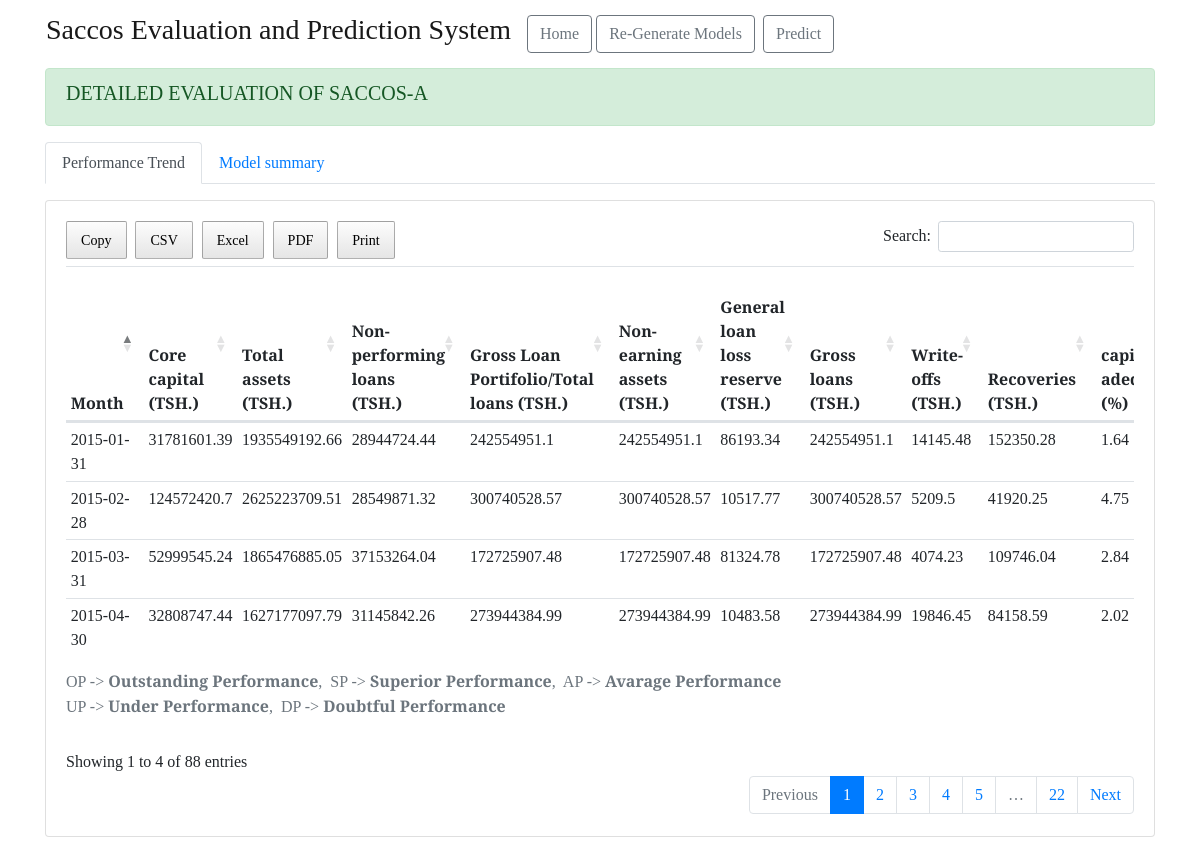
Screenshot of /saccos/1 with the database file from the repository.
### saccoss_prediction/models.py (models this page shows)
class Saccos(db.Model):
    id = db.Column(db.Integer, primary_key=True)
    name = db.Column(db.String(1000))
    date_created = db.Column(
        db.DateTime, nullable=False, default=datetime.utcnow)
    prediction_models = db.relationship(
        'PredictionModels', cascade="all,delete", backref='author', lazy=True)
    evaluations = db.relationship(
        'Evaluations', cascade="all,delete", backref='author', lazy=True)
    actual_and_predicted = db.relationship(
        'ActualAndPredicted', cascade="all,delete", backref='author', lazy=True)
    feature_importances = db.relationship(
        'FeatureImportances', cascade="all,delete", backref='author', lazy=True)

class Evaluations(db.Model):
    ev_id = db.Column(db.Integer, primary_key=True)
    month = db.Column(db.Date)
    cc = db.Column(db.Float)
    ta = db.Column(db.Float)
    npl = db.Column(db.Float)
    glp_tl = db.Column(db.Float)
    nea = db.Column(db.Float)
    gllr = db.Column(db.Float)
    gl = db.Column(db.Float)
    wo = db.Column(db.Float)
    rcv = db.Column(db.Float)
    capital_adequacy = db.Column(db.Float)
    asset_quality_01 = db.Column(db.Float)
    asset_quality_02 = db.Column(db.Float)
    asset_quality_03 = db.Column(db.Float)
    asset_quality_04 = db.Column(db.Float)
    capital_adequacy_Rating_Status = db.Column(db.String(1000))
    asset_quality_01_Rating_Status = db.Column(db.String(1000))
    asset_quality_02_Rating_Status = db.Column(db.String(1000))
    asset_quality_03_Rating_Status = db.Column(db.String(1000))
    asset_quality_04_Rating_Status = db.Column(db.String(1000))
    saccoss_id = db.Column(
        db.Integer, db.ForeignKey('saccos.id'), nullable=False)

### saccoss_prediction/main.py (the view)
@main.route("/saccos/<int:saccos_id>", methods=['GET'])
def view_saccos(saccos_id):
    try:
        saccos = Saccos.query.filter_by(id=saccos_id).first_or_404()
    except:
        flash('No such saccos!', 'info')
        return redirect(url_for('main.index'))
    filename = saccos.name.lower()
    filename = filename.replace(" ", "_")
    filename = filename+'.csv'
    try:
        clean_sample = pd.read_csv(
            UPLOAD_FOLDER+"/" + saccos.name.lower()+'/clean_'+filename, sep='\t')
        capital = pd.read_csv(MODELS_PICS_FOLDER+"/" +
                              saccos.name.lower()+"/capital-adequacy.csv", sep='\t')
        asset_1 = pd.read_csv(MODELS_PICS_FOLDER+"/" +
                              saccos.name.lower()+"/asset-quality-01.csv", sep='\t')
        asset_2 = pd.read_csv(MODELS_PICS_FOLDER+"/" +
                              saccos.name.lower()+"/asset-quality-02.csv", sep='\t')
        asset_3 = pd.read_csv(MODELS_PICS_FOLDER+"/" +
                              saccos.name.lower()+"/asset-quality-03.csv", sep='\t')
        asset_4 = pd.read_csv(MODELS_PICS_FOLDER+"/" +
                              saccos.name.lower()+"/asset-quality-04.csv", sep='\t')
    except FileNotFoundError:
        flash(Markup('You are not yet done, please visit <a href="' + url_for('generate_model.generate') +
                     '" class="alert-link"> here </a> to generate model for this saccoss'), 'info')
        return redirect(url_for('main.index'))
    except pd.errors.EmptyDataError:
        flash(message='Oops!, some important files has no data', category='danger')
        return redirect(url_for('main.index'))
    except pd.errors.ParserError:
        flash(message='Oops!, parser error', category='danger')
        return redirect(url_for('main.index'))
    except Exception as e:
        flash(message=e, category='danger')
        return redirect(url_for('main.index'))
    title = 'SEPS - ' + saccos.name
    return render_template(
        'view_saccos.html',
        title=title, saccos=saccos,
        outcomes=OUTCOME_NAMES, data=clean_sample, capital=capital,
        asset_1=asset_1, asset_2=asset_2, asset_3=asset_3, asset_4=asset_4
    )

### saccoss_prediction/templates/view_saccos.html (shortened to what this page needs)
{% extends "base.html" %} {% block head %} {{ super() }}
<link
  rel="stylesheet"
  href="{{ url_for('static', filename= 'extended_beauty.css') }}"
/>
{% endblock %} {% block content %}
<div class="page">
  <div class="container">
    <div class="alert alert-success" role="alert">
      <h5>{{ 'DETAILED EVALUATION OF %s' % saccos.name }}</h5>
    </div>
    <ul class="nav nav-tabs mb-3" id="ex1" role="tablist">
      <li class="nav-item" role="presentation">
        <a
          class="nav-link active"
          id="ex1-tab-1"
          data-toggle="tab"
          data-mdb-toggle="tab"
          href="#ex1-tabs-1"
          role="tab"
          aria-controls="ex1-tabs-1"
          aria-selected="true"
          >Performance Trend</a
        >
      </li>
      <li class="nav-item" role="presentation">
        <a
          class="nav-link"
          id="ex1-tab-2"
          data-toggle="tab"
          data-mdb-toggle="tab"
          href="#ex1-tabs-2"
          role="tab"
          aria-controls="ex1-tabs-2"
          aria-selected="false"
          >Model summary</a
        >
      </li>
    </ul>
    <div class="tab-content" id="ex1-content">
      <div
        class="tab-pane fade show active"
        id="ex1-tabs-1"
        role="tabpanel"
        aria-labelledby="ex1-tab-1"
      >
        <div class="card mb-2">
          <div class="card-body">
            <div class="table-responsive">
              <table class="table table-sm" id="dataTable">
                <caption>
                  OP ->
                  <strong>Outstanding Performance</strong
                  >,&nbsp; SP ->
                  <strong>Superior Performance</strong
                  >,&nbsp; AP ->
                  <strong>Avarage Performance</strong
                  ><br />
                  UP ->
                  <strong>Under Performance</strong
                  >,&nbsp; DP ->
                  <strong>Doubtful Performance</strong
                  ><br />
                </caption>
                <thead>
                  <tr>
                    <th scope="col">Month</th>
                    <th scope="col">Core capital (TSH.)</th>
                    <th scope="col">Total assets (TSH.)</th>
                    <th scope="col">Non-performing loans (TSH.)</th>
                    <th scope="col">
                      Gross Loan Portifolio/Total loans (TSH.)
                    </th>
                    <th scope="col">Non-earning assets (TSH.)</th>
                    <th scope="col">General loan loss reserve (TSH.)</th>
                    <th scope="col">Gross loans (TSH.)</th>
                    <th scope="col">Write-offs (TSH.)</th>
                    <th scope="col">Recoveries (TSH.)</th>
                    <th scope="col">capital-adequacy (%)</th>
                  </tr>
                </thead>
                <tbody>
                  {% for e in saccos.evaluations %}
                  <tr>
                    <td>{{ e.month.strftime("%Y-%m-%d") }}</td>
                    <td>{{ e.cc }}</td>
                    <td>{{ e.ta }}</td>
                    <td>{{ e.npl }}</td>
                    <td>{{ e.glp_tl }}</td>
                    <td>{{ e.nea }}</td>
                    <td>{{ e.gllr }}</td>
                    <td>{{ e.gl }}</td>
                    <td>{{ e.wo }}</td>
                    <td>{{ e.rcv }}</td>
                    <td>{{ e.capital_adequacy }}</td>
                  </tr>
                  {% endfor %}
                </tbody>
              </table>
            </div>
          </div>
        </div>
      </div>
    </div>
  </div>
</div>
{% endblock %}

### saccoss_prediction/templates/base.html (shortened to what this page needs)
<!DOCTYPE html>
<html lang="en">
  <head>
    {% block head %}
    <link
      rel="stylesheet"
      href="{{ url_for('static', filename= 'beauty.css') }}"
    />
    <link
      rel="stylesheet"
      href="https://maxcdn.bootstrapcdn.com/bootstrap/4.0.0/css/bootstrap.min.css"
    />
    <link
      rel="stylesheet"
      href="{{ url_for('static', filename= 'dataTables.bootstrap4.css') }}"
    />
    <link
      rel="stylesheet"
      href="{{ url_for('static', filename= 'buttons.dataTables.min.css') }}"
    />
    {% endblock %}
  </head>
  <body>
    <nav class="navbar navbar-expand-lg navbar-light container">
      <a class="navbar-brand" href="{{ url_for('main.index') }}">
        <h3>Saccos Evaluation and Prediction System</h3>
      </a>
      <div class="collapse navbar-collapse" id="navbarSupportedContent">
        <ul class="navbar-nav mr-auto">
          <li class="nav-item active">
            <a
              href="{{ url_for('main.index') }}"
              class="btn btn-outline-secondary"
              role="button"
              aria-pressed="true"
              >Home</a
            >
          </li>
          <li class="nav-item">
            <a
              href="{{ url_for('generate_model.generate') }}"
              class="btn btn-outline-secondary mx-sm-1"
              role="button"
              >Re-Generate Models</a
            >
          </li>
          <li class="nav-item">
            <a
              href="{{ url_for('main.do_predict') }}"
              class="btn btn-outline-secondary mx-sm-1"
              role="button"
              >Predict</a
            >
          </li>
        </ul>
      </div>
    </nav>
    {% block content %} {% endblock %}
  </body>
</html>

### saccoss_prediction/static/beauty.css (style rules this page uses)
* { font-family: "Arvo", serif; }

### rows the page displays
Saccos: name "DETAILED EVALUATION OF SACCOS-A"
Evaluations: month "2015-01-31", cc "31781601.39", ta "1935549192.66", npl "28944724.44", glp_tl "242554951.1", nea "242554951.1", gllr "86193.34", gl "242554951.1", wo "14145.48", rcv "152350.28", capital_adequacy "1.64"
Evaluations: month "2015-02-28", cc "124572420.7", ta "2625223709.51", npl "28549871.32", glp_tl "300740528.57", nea "300740528.57", gllr "10517.77", gl "300740528.57", wo "5209.5", rcv "41920.25", capital_adequacy "4.75"
Evaluations: month "2015-03-31", cc "52999545.24", ta "1865476885.05", npl "37153264.04", glp_tl "172725907.48", nea "172725907.48", gllr "81324.78", gl "172725907.48", wo "4074.23", rcv "109746.04", capital_adequacy "2.84"
Evaluations: month "2015-04-30", cc "32808747.44", ta "1627177097.79", npl "31145842.26", glp_tl "273944384.99", nea "273944384.99", gllr "10483.58", gl "273944384.99", wo "19846.45", rcv "84158.59", capital_adequacy "2.02"
